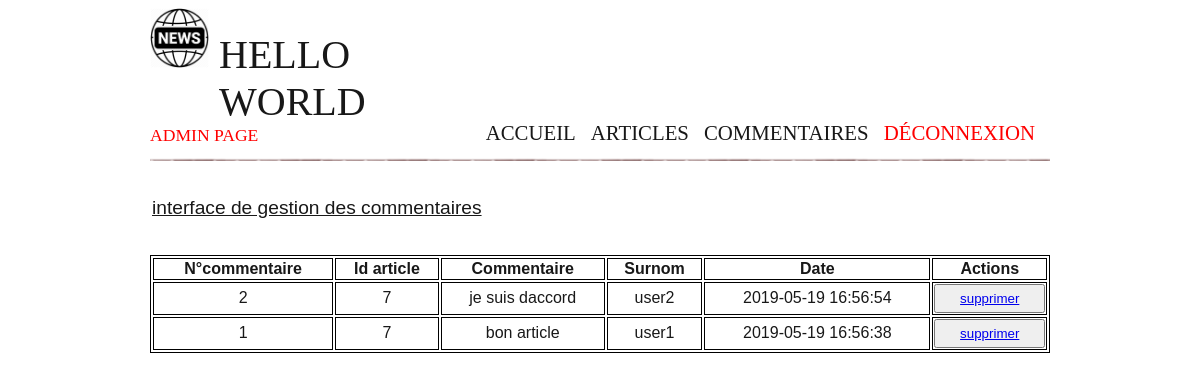
Before: /admin/cmt.php with the older database file.
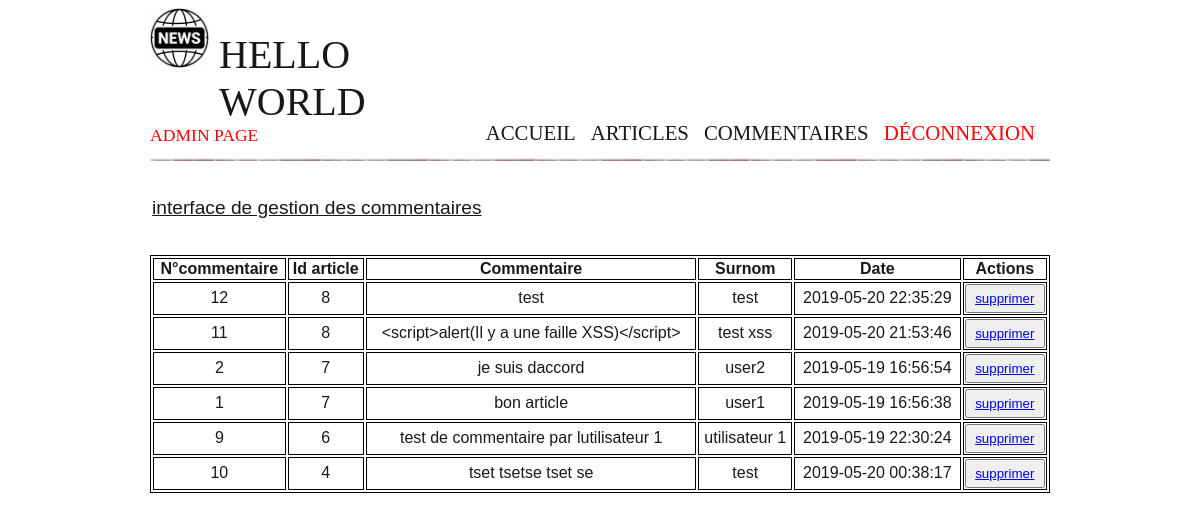
After: the same page with the newer database file.
### tables this page shows
CREATE TABLE IF NOT EXISTS `comment` (
  `id_cmt` int(11) NOT NULL AUTO_INCREMENT,
  `id_article` int(11) NOT NULL,
  `comment` text NOT NULL,
  `nickname` varchar(25) NOT NULL,
  `date_cmt` datetime NOT NULL DEFAULT CURRENT_TIMESTAMP,
  PRIMARY KEY (`id_cmt`),
  KEY `comment_fk0` (`id_article`)
);

### admin/cmt.php (the view, shortened to what this page needs)
<html>
    <head>
	<link rel="stylesheet" href="../css/admin.css">
    </head>
    <body>
        <div style="width: 900px;margin:auto;height: 900px;">
<?php
	$servername = "localhost";
            $username = "root";
            $password = "";
            $conn = new mysqli($servername, $username, $password,'news');
            ?>
        <div class="vue">
        	<br><br>
       		<legend style="text-decoration: underline;font-size: 1.2em;">interface de gestion des commentaires</legend>
       		<br><br>
	<?php
	$sql = "SELECT * FROM comment order by id_article desc limit 7";
	$result = $conn->query($sql);
     echo "<table>
				<tr>
					<th>N°commentaire</th>
					<th>Id article</th>
					<th>Commentaire</th>
					<th>Surnom</th>
					<th>Date</th>
                    <th>Actions</th>
				</tr>";
     while ( $art = mysqli_fetch_assoc($result)){
     	?>
     	<tr>
			<td><?php echo $art["id_cmt"]; ?></td>
			<td><?php echo $art["id_article"]; ?></td>
			<td><?php echo $art["comment"]; ?></td>
			<td><?php echo $art["nickname"]; ?></td>
			<td><?php echo $art["date_cmt"]; ?></td>
            <td> <button type="button" value="Delete" style="width: 100%;margin: auto;padding: 5px;" ><a href="?id_cmt=<?php echo $art["id_cmt"] ?>">supprimer</a></button> </td>
        </tr>
       <?php
}
	 ?>
	</div>
            </div>
    </body>
</html>

Changed rows visible on the page:
added comment: id_cmt "12", id_article "8", comment "test", nickname "test", date_cmt "2019-05-20 22:35:29"
added comment: id_cmt "11", id_article "8", comment "<script>alert(Il y a une faille XSS)</script>", nickname "test xss", date_cmt "2019-05-20 21:53:46"
added comment: id_cmt "9", id_article "6", comment "test de commentaire par lutilisateur 1", nickname "utilisateur 1", date_cmt "2019-05-19 22:30:24"
added comment: id_cmt "10", id_article "4", comment "tset tsetse tset se", nickname "test", date_cmt "2019-05-20 00:38:17"
